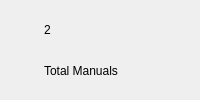
                     <widget class="QFrame" name="statTotalCard">
                      <property name="role" stdset="0">
                       <string notr="true">statCard</string>
                      </property>
                      <layout class="QHBoxLayout" name="statTotalCardLayout" stretch="0,1">
                       <property name="spacing">
                        <number>10</number>
                       </property>
                       <property name="leftMargin">
                        <number>12</number>
                       </property>
                       <property name="topMargin">
                        <number>10</number>
                       </property>
                       <property name="rightMargin">
                        <number>12</number>
                       </property>
                       <property name="bottomMargin">
                        <number>10</number>
                       </property>
                       <item>
                        <widget class="QLabel" name="statTotalCardIcon">
                         <property name="pixmap">
                          <pixmap>icons/book-open__00FF85__22.svg</pixmap>
                         </property>
                         <property name="alignment">
                          <set>Qt::AlignCenter</set>
                         </property>
                         <property name="minimumSize">
                          <size>
                           <width>22</width>
                           <height>22</height>
                          </size>
                         </property>
                         <property name="maximumSize">
                          <size>
                           <width>22</width>
                           <height>22</height>
                          </size>
                         </property>
                        </widget>
                       </item>
                       <item>
                        <layout class="QVBoxLayout" name="statTotalCardTextColumn">
                         <property name="spacing">
                          <number>1</number>
                         </property>
                         <property name="leftMargin">
                          <number>0</number>
                         </property>
                         <property name="topMargin">
                          <number>0</number>
                         </property>
                         <property name="rightMargin">
                          <number>0</number>
                         </property>
                         <property name="bottomMargin">
                          <number>0</number>
                         </property>
                         <item>
                          <widget class="QLabel" name="statTotalCardValue">
                           <property name="text">
                            <string>2</string>
                           </property>
                           <property name="role" stdset="0">
                            <string notr="true">h1</string>
                           </property>
                          </widget>
                         </item>
                         <item>
                          <widget class="QLabel" name="statTotalCardCaption">
                           <property name="text">
                            <string>Total Manuals</string>
                           </property>
                           <property name="role" stdset="0">
                            <string notr="true">caption</string>
                           </property>
                          </widget>
                         </item>
                        </layout>
                       </item>
                      </layout>
                     </widget>
